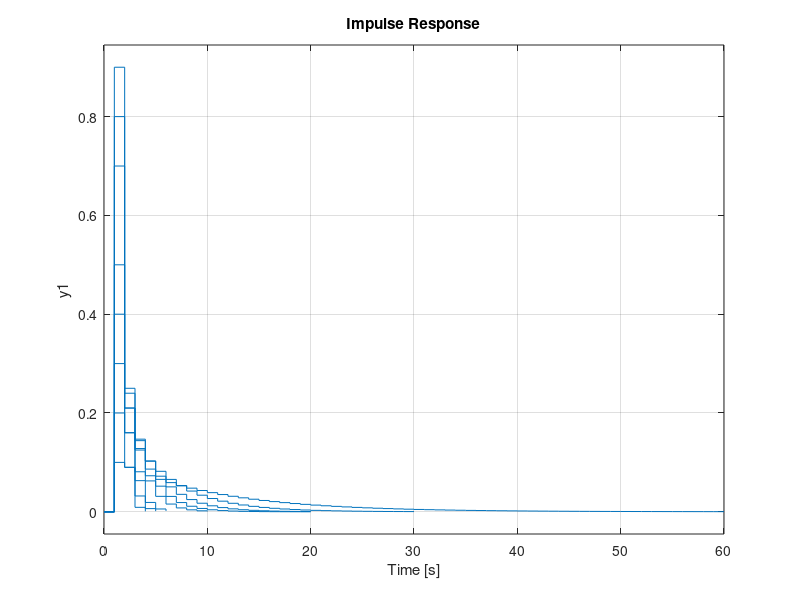

Here is the MATLAB script that generated this plot: (Note: this script raises an error after producing the figure.)
Tarray = [0.4343, 0.6213, 0.8306, 1.4427, 1.9576, 2.8037, 4.4814, 9.4912];
Larray = cell(size(Tarray));
Te = 1;


figure()
i = 1
for T = Tarray
    Larray{i} = "T = " + T
    
    Gp = tf(1,[T, 1]);
    Gz = c2d(Gp, Te, 'zoh');
    
    fprintf("T=%d\n",T);
    Gp
    Gz
    
    hold on
    impulse(Gz)
    hold off
    
    i = i+1;
end
legend(Larray)

figure()
for T = Tarray    
    Gp = tf(1,[T, 1]);
    Gz = c2d(Gp, Te, 'zoh');
    
    hold on
    step(Gz)
    hold off    
end
legend(Larray)

figure()
for T = Tarray    
    Gp = tf(1,[T, 1]);
    Gz = c2d(Gp, Te, 'zoh');
    
    hold on
    pzmap(Gz)
    hold off    
end
legend(Larray)

figure()
for T = Tarray    
    Gp = tf(1,[T, 1]);
    Gz = c2d(Gp, Te, 'zoh');
    
    hold on
    bode(Gz)
    hold off    
end
legend(Larray)